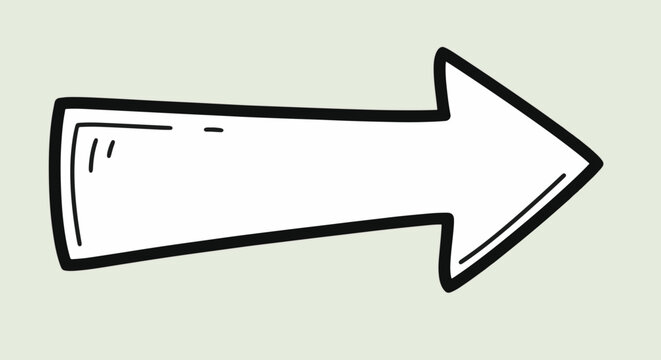
#> input picture services/arrow.jpg, 661 x 360 px
$ python -i image_services_testesting.py   (imports and definitions only)
#> lines starting #> are read from the running program, lines starting #| are printed output that depends on the picture
# This file is just for Testing perpouse   Api services are in image_services.py file

import os

import cv2 as cv
import os

BASE_DIR = os.path.dirname(os.path.abspath(__file__))
IMAGE_PATH = os.path.join(BASE_DIR, "arrow.jpg")


# [26 lines left out: functions resize_img, rotate_img, not called in this run]

# rotate_img(IMAGE_PATH)
def gray_scale(image_path):
#> called with image_path = 'arrow.jpg'
    ddepth=cv.CV_16S
    kernel_size=3
    window_name = "Laplace"

    img = cv.imread(image_path)
#> img is the input picture: shape (360, 661, 3); mean B, G, R 213.2, 222.6, 218.5
    if img is None:
       print(f"image is missing: {image_path}")

    src = cv.GaussianBlur(img,(3,3),0)

    src_gray = cv.cvtColor(src,cv.COLOR_BGR2GRAY)

    dst = cv.Laplacian(src_gray,ddepth,ksize=kernel_size)
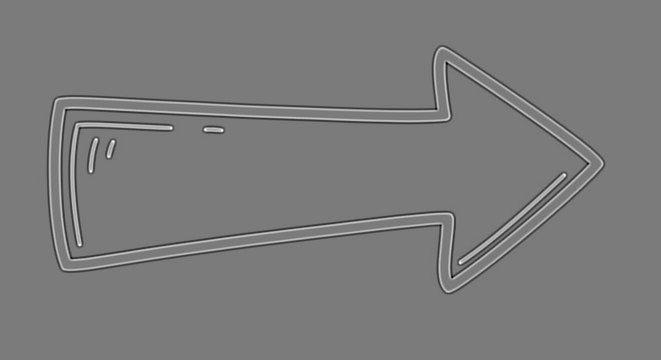
#> dst: shape (360, 661) int16; min -448, max 480, mean 0; drawn with min black and max white

    abs_dst = cv.convertScaleAbs(dst)
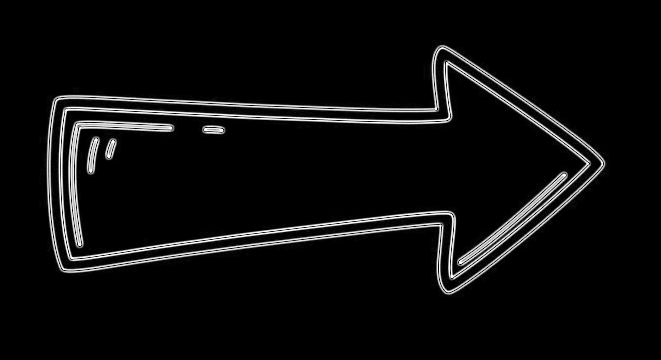
#> abs_dst: shape (360, 661); min 0, max 255, mean 12.4

    cv.imshow(window_name,abs_dst)
    cv.imshow("src",src)
    # cv.imshow("src-gray",src_gray)
    cv.waitKey(0)


# [45 lines left out: functions blur_img, face_blur, not called in this run]


# [1 line not run here, left out]

>>> result = gray_scale('arrow.jpg')
